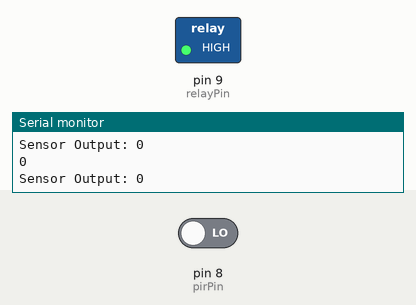
Simulated run of this sketch. Board: Arduino Uno, built with avr-gcc and run on an emulated ATmega328P. On the bench: switched loads named in the sketch (green lamp = pin HIGH), the last lines printed to the serial monitor. Inputs (shaded band) come from the test bench; at power-on: pin 8 (pirPin) LOW.

Above: at 1.8 s.
1.9 s: pin 8 (pirPin) driven HIGH
At 3.2 s:
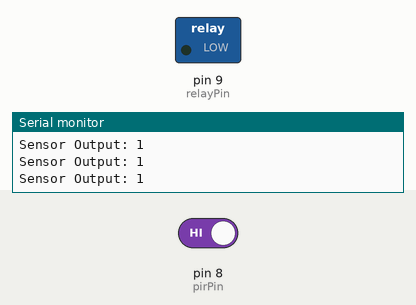
6.0 s: pin 8 (pirPin) driven LOW
At 9.2 s:
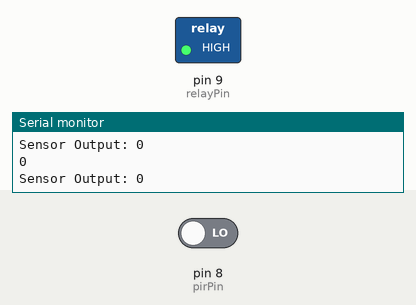
Timing chart, 0 to 10.7 s (numbered marks = the images above; inputs shaded):
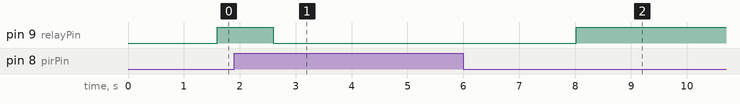

Measured:
- after the input at 1.9 s, pin 9 (relayPin): HIGH → LOW after 0.70 s
- after the input at 6.0 s, pin 9 (relayPin): LOW → HIGH after 2.0 s

The sketch:

PIR_Test_Workinggg.ino
```cpp
int pirPin = 8;
int relayPin = 9;
int relayState = 0;

void setup() {
  // put your setup code here, to run once:
  pinMode(pirPin, INPUT);
  pinMode(relayPin, OUTPUT);
  Serial.begin(9600);  /* Define baud rate for serial communication */
  delay(600);
}

void loop() {
  // put your main code here, to run repeatedly:

 Serial.println(relayState);
 checkState();
 while(relayState == 1){
  digitalWrite(relayPin, LOW);
  checkState();
 }

  if(relayState == 0){
    delay(1000);
    digitalWrite(relayPin, HIGH);
  }

  else{
    checkState();
  }

}

void checkState(){
  int sensorOutput = digitalRead(pirPin);
  if(sensorOutput == 1){
    relayState = 1;
  }
  else if(sensorOutput == 0 && relayState == 1){
    relayState = 0;
    delay(1000);
  }
  else if(sensorOutput == 0){
    relayState = 0;
  }
  Serial.print("Sensor Output: ");
  Serial.println(sensorOutput);

}
```
